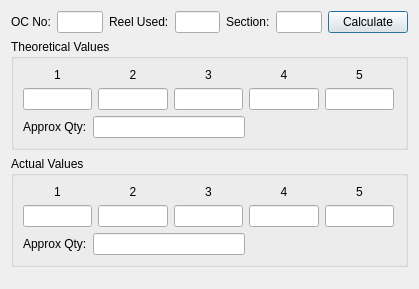
<?xml version="1.0" encoding="UTF-8"?>
<ui version="4.0">
 <class>SampleCalc</class>
 <widget class="QDialog" name="SampleCalc">
  <property name="geometry">
   <rect>
    <x>0</x>
    <y>0</y>
    <width>419</width>
    <height>289</height>
   </rect>
  </property>
  <property name="windowTitle">
   <string>Dialog</string>
  </property>
  <layout class="QVBoxLayout" name="verticalLayout_3">
   <item>
    <layout class="QHBoxLayout" name="horizontalLayout">
     <item>
      <widget class="QLabel" name="label">
       <property name="text">
        <string>OC No:</string>
       </property>
      </widget>
     </item>
     <item>
      <widget class="QLineEdit" name="lineEdit"/>
     </item>
     <item>
      <widget class="QLabel" name="label_2">
       <property name="text">
        <string>Reel Used:</string>
       </property>
      </widget>
     </item>
     <item>
      <widget class="QLineEdit" name="lineEdit_2"/>
     </item>
     <item>
      <widget class="QLabel" name="label_3">
       <property name="text">
        <string>Section:</string>
       </property>
      </widget>
     </item>
     <item>
      <widget class="QLineEdit" name="lineEdit_3"/>
     </item>
     <item>
      <widget class="QPushButton" name="pushButton">
       <property name="text">
        <string>Calculate</string>
       </property>
      </widget>
     </item>
    </layout>
   </item>
   <item>
    <widget class="QGroupBox" name="groupBox">
     <property name="title">
      <string>Theoretical Values</string>
     </property>
     <layout class="QVBoxLayout" name="verticalLayout">
      <item>
       <layout class="QGridLayout" name="gridLayout">
        <item row="0" column="0">
         <widget class="QLabel" name="label_4">
          <property name="text">
           <string>1</string>
          </property>
          <property name="alignment">
           <set>Qt::AlignCenter</set>
          </property>
         </widget>
        </item>
        <item row="0" column="1">
         <widget class="QLabel" name="label_5">
          <property name="text">
           <string>2</string>
          </property>
          <property name="alignment">
           <set>Qt::AlignCenter</set>
          </property>
         </widget>
        </item>
        <item row="0" column="2">
         <widget class="QLabel" name="label_6">
          <property name="text">
           <string>3</string>
          </property>
          <property name="alignment">
           <set>Qt::AlignCenter</set>
          </property>
         </widget>
        </item>
        <item row="0" column="3">
         <widget class="QLabel" name="label_7">
          <property name="text">
           <string>4</string>
          </property>
          <property name="alignment">
           <set>Qt::AlignCenter</set>
          </property>
         </widget>
        </item>
        <item row="1" column="0">
         <widget class="QLineEdit" name="lineEdit_4"/>
        </item>
        <item row="1" column="2">
         <widget class="QLineEdit" name="lineEdit_6"/>
        </item>
        <item row="1" column="3">
         <widget class="QLineEdit" name="lineEdit_7"/>
        </item>
        <item row="1" column="4">
         <widget class="QLineEdit" name="lineEdit_8"/>
        </item>
        <item row="0" column="4">
         <widget class="QLabel" name="label_8">
          <property name="text">
           <string>5</string>
          </property>
          <property name="alignment">
           <set>Qt::AlignCenter</set>
          </property>
         </widget>
        </item>
        <item row="1" column="1">
         <widget class="QLineEdit" name="lineEdit_5"/>
        </item>
        <item row="1" column="5">
         <spacer name="horizontalSpacer">
          <property name="orientation">
           <enum>Qt::Horizontal</enum>
          </property>
          <property name="sizeType">
           <enum>QSizePolicy::Preferred</enum>
          </property>
          <property name="sizeHint" stdset="0">
           <size>
            <width>40</width>
            <height>20</height>
           </size>
          </property>
         </spacer>
        </item>
       </layout>
      </item>
      <item>
       <layout class="QHBoxLayout" name="horizontalLayout_2">
        <item>
         <widget class="QLabel" name="label_9">
          <property name="text">
           <string>Approx Qty:</string>
          </property>
         </widget>
        </item>
        <item>
         <widget class="QLineEdit" name="lineEdit_9"/>
        </item>
        <item>
         <spacer name="horizontalSpacer_2">
          <property name="orientation">
           <enum>Qt::Horizontal</enum>
          </property>
          <property name="sizeHint" stdset="0">
           <size>
            <width>40</width>
            <height>20</height>
           </size>
          </property>
         </spacer>
        </item>
       </layout>
      </item>
     </layout>
    </widget>
   </item>
   <item>
    <widget class="QGroupBox" name="groupBox_2">
     <property name="title">
      <string>Actual Values</string>
     </property>
     <layout class="QVBoxLayout" name="verticalLayout_2">
      <item>
       <layout class="QGridLayout" name="gridLayout_2">
        <item row="0" column="2">
         <widget class="QLabel" name="label_12">
          <property name="text">
           <string>3</string>
          </property>
          <property name="alignment">
           <set>Qt::AlignCenter</set>
          </property>
         </widget>
        </item>
        <item row="0" column="3">
         <widget class="QLabel" name="label_13">
          <property name="text">
           <string>4</string>
          </property>
          <property name="alignment">
           <set>Qt::AlignCenter</set>
          </property>
         </widget>
        </item>
        <item row="1" column="0">
         <widget class="QLineEdit" name="lineEdit_10"/>
        </item>
        <item row="0" column="1">
         <widget class="QLabel" name="label_11">
          <property name="text">
           <string>2</string>
          </property>
          <property name="alignment">
           <set>Qt::AlignCenter</set>
          </property>
         </widget>
        </item>
        <item row="0" column="0">
         <widget class="QLabel" name="label_10">
          <property name="text">
           <string>1</string>
          </property>
          <property name="alignment">
           <set>Qt::AlignCenter</set>
          </property>
         </widget>
        </item>
        <item row="1" column="3">
         <widget class="QLineEdit" name="lineEdit_12"/>
        </item>
        <item row="1" column="2">
         <widget class="QLineEdit" name="lineEdit_11"/>
        </item>
        <item row="1" column="1">
         <widget class="QLineEdit" name="lineEdit_14"/>
        </item>
        <item row="1" column="5">
         <spacer name="horizontalSpacer_3">
          <property name="orientation">
           <enum>Qt::Horizontal</enum>
          </property>
          <property name="sizeHint" stdset="0">
           <size>
            <width>40</width>
            <height>20</height>
           </size>
          </property>
         </spacer>
        </item>
        <item row="1" column="4">
         <widget class="QLineEdit" name="lineEdit_13"/>
        </item>
        <item row="0" column="4">
         <widget class="QLabel" name="label_14">
          <property name="text">
           <string>5</string>
          </property>
          <property name="alignment">
           <set>Qt::AlignCenter</set>
          </property>
         </widget>
        </item>
       </layout>
      </item>
      <item>
       <layout class="QHBoxLayout" name="horizontalLayout_3">
        <item>
         <widget class="QLabel" name="label_15">
          <property name="text">
           <string>Approx Qty:</string>
          </property>
         </widget>
        </item>
        <item>
         <widget class="QLineEdit" name="lineEdit_15"/>
        </item>
        <item>
         <spacer name="horizontalSpacer_4">
          <property name="orientation">
           <enum>Qt::Horizontal</enum>
          </property>
          <property name="sizeHint" stdset="0">
           <size>
            <width>40</width>
            <height>20</height>
           </size>
          </property>
         </spacer>
        </item>
       </layout>
      </item>
     </layout>
    </widget>
   </item>
   <item>
    <spacer name="verticalSpacer">
     <property name="orientation">
      <enum>Qt::Vertical</enum>
     </property>
     <property name="sizeHint" stdset="0">
      <size>
       <width>20</width>
       <height>21</height>
      </size>
     </property>
    </spacer>
   </item>
  </layout>
 </widget>
 <resources/>
 <connections/>
</ui>
